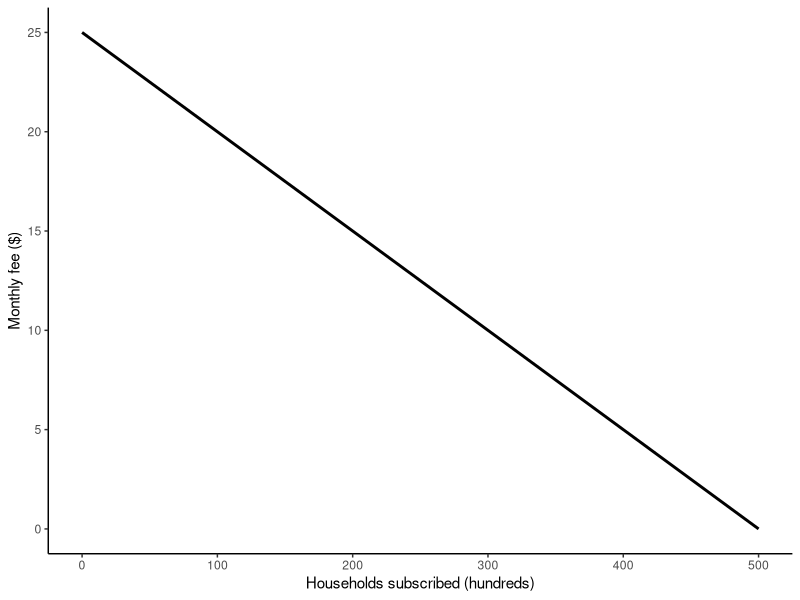

R code for this plot:
## ---- chunk 1
knitr::opts_chunk$set(echo = TRUE,message=FALSE,warning=FALSE)

library(tidyverse)
## ---- chunk 2
Q <- seq(0, 500, by = 10)
P <- 25 - 0.05 * Q

ggplot(data.frame(Q, P), aes(x = Q, y = P)) +
  geom_line(linewidth = 1) +
  labs(x = "Households subscribed (hundreds)", y = "Monthly fee ($)") +
  theme_classic()
